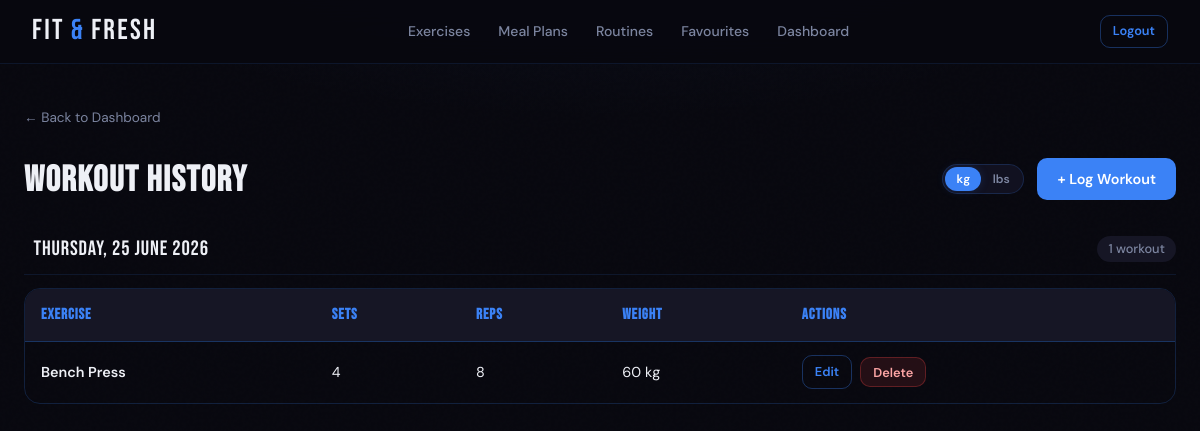
Page /workout-history (signed in) on the committed database.
### tables this page shows
CREATE TABLE workout (id INTEGER PRIMARY KEY AUTOINCREMENT, user_id INTEGER NOT NULL, workout_date TEXT NOT NULL DEFAULT (DATE('now')), exercise TEXT NOT NULL, sets INTEGER NOT NULL, reps INTEGER NOT NULL, weight REAL NOT NULL, FOREIGN KEY (user_id) REFERENCES user(id));

### App.py (the view)
@app.route("/workout-history")
def workout_history():
    if "user_id" not in session: #Redirects users to the home page if they are not logged into an account
        return redirect(url_for("home"))
    conn = get_db() #Opens a database connection to query the user's exercise records
    workouts = conn.execute( "SELECT * FROM workout WHERE user_id = ? ORDER BY workout_date DESC, id DESC",(session["user_id"],)).fetchall() #Retrieves all workouts for the logged-in user, sorted by most recent first
    conn.close()
    grouped_workouts = {} #Initializes an empty dictionary to organize raw workout rows by their calendar dates
    for workout in workouts:
        date_key = workout["workout_date"]
        if date_key not in grouped_workouts:
            grouped_workouts[date_key] = []
        grouped_workouts[date_key].append(workout)
    grouped_list = [] #Initialises an empty list to store the final structured timeline data for the frontend
    for date_key, day_workouts in grouped_workouts.items():
        try:
            formatted = datetime.strptime(date_key, "%Y-%m-%d").strftime("%A, %d %B %Y") #Converts the standard date text string into a calendar format
        except (ValueError, TypeError): #Uses the raw, unformatted date text string if parsing fails
            formatted = date_key
        grouped_list.append((date_key, formatted, day_workouts))
    return render_template("workout_history.html", workouts = workouts, grouped_workouts = grouped_list)

### App.py (called while the page is built)
@app.template_filter("fmt_num")
def fmt_num(value):
    try:
        f = round(float(value), 2) #Converts the input into a decimal number rounded to two decimal places
        if f == int(f): #Returns the value as a clean integer string if it has no decimals
            return str(int(f))
        return f'{f:.2f}'.rstrip("0") #Returns a decimal string with trailing zeros removed from the second decimal place
    except: #Returns to original unchanged value if any step causes an error
        return value

### DB_Models.py (called while the page is built)
def get_db():
    os.makedirs(os.path.dirname(DB_PATH), exist_ok = True) #Creates the instance folder if it doesn't exist
    conn = sqlite3.connect(DB_PATH, timeout = 10) #Connects to the database file. Timeout = 10 makes SQLite wait up to 10 seconds for a lock to clear instead of causing an error.
    conn.row_factory = sqlite3.Row #Allows columns to be accessed by name instead of index
    conn.execute("PRAGMA foreign_keys = ON") #Enforces foreign key constraints
    conn.execute("PRAGMA journal_mode = WAL") #Write-Ahead Logging lets reads and writes happen at the same time, greatly reducing "database is locked" errors
    conn.execute("PRAGMA busy_timeout = 10000") #Backup lock wait of 10 seconds at the SQLIte engine level
    return conn

### templates/workout_history.html (shortened to what this page needs)
{% extends "base.html" %}
{% block content %}
<div class="page">
    <div class="page-header">
        <div>
            {% if session.role == "gym_goer" %}
            <a href="{{ url_for('gym_goer_dashboard') }}" class="back-link">← Back to Dashboard</a>
            {% else %}
            <a href="{{ url_for('personal_trainer_dashboard') }}" class="back-link">← Back to Dashboard</a>
            {% endif %}
            <h2>Workout History</h2>
        </div>
        <div class="page-header-actions">
            <div class="unit-toggle" id="unitToggle">
                <button type="button" class="unit-btn active" data-unit="kg">kg</button>
                <button type="button" class="unit-btn" data-unit="lbs">lbs</button>
            </div>
            <a href="/log-workout" class="btn btn-primary">+ Log Workout</a>
        </div>
    </div>
    {% if workouts %}
    {% for date_key, formatted_date, day_workouts in grouped_workouts %}
    <div class="date-group">
        <div class="date-group-heading">
            <span>{{ formatted_date }}</span>
            <span class="date-group-count">{{ day_workouts | length }} workout{{ 's' if day_workouts | length != 1 else '' }}</span>
        </div>
        <div class="table-wrap">
            <table>
                <thead>
                    <tr>
                        <th>Exercise</th>
                        <th>Sets</th>
                        <th>Reps</th>
                        <th>Weight</th>
                        <th>Actions</th>
                    </tr>
                </thead>
                <tbody>
                    {% for workout in day_workouts %}
                    <tr>
                        <td><strong>{{ workout.exercise }}</strong></td>
                        <td>{{ workout.sets }}</td>
                        <td>{{ workout.reps }}</td>
                        <td>
                            <span class="weight-value" data-kg="{{ workout.weight }}">{{ workout.weight | fmt_num }}</span>
                            <span class="weight-unit">kg</span>
                        </td>
                        <td>
                            <div class="table-actions">
                                <a href="{{ url_for('edit_workout', workout_id=workout.id) }}" class="btn btn-outline btn-sm">Edit</a>
                                <form action="{{ url_for('delete_workout', workout_id=workout.id) }}" method="POST">
                                    <button type="submit" class="btn btn-danger btn-sm">Delete</button>
                                </form>
                            </div>
                        </td>
                    </tr>
                    {% endfor %}
                </tbody>
            </table>
        </div>
    </div>
    {% endfor %}
    {% endif %}
</div>
{% endblock %}

### rows in the picture
workout: formatted_date "Thursday, 25 June 2026", day_workouts "1", exercise "Bench Press", sets "4", reps "8", weight|fmt_num "60"
